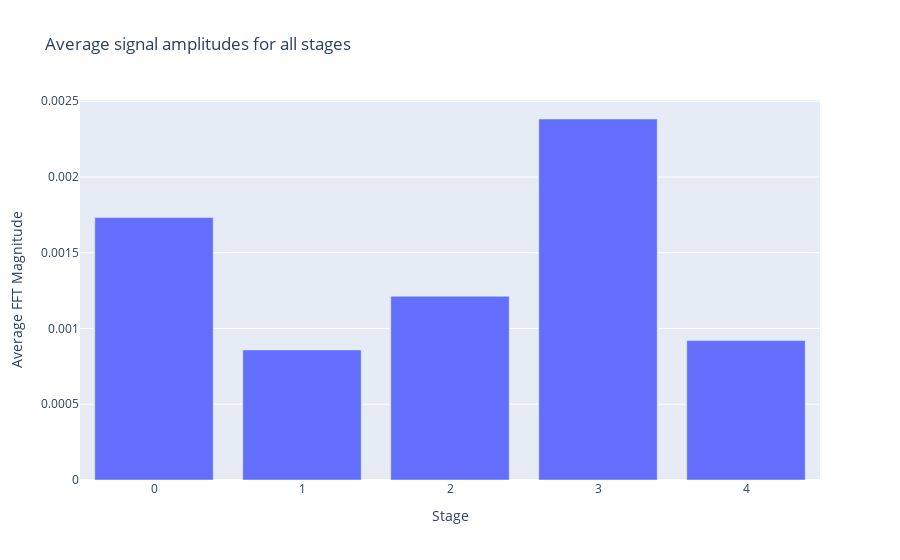

This figure's notebook cell:
### Code cell
plot_average_signal_amplitudes_of_different_stages(average_amplitudes_of_stages)

### Figure 1 — Plotly figure (JSON) as saved in the notebook; plotly's stock layout.template omitted (floating-point values rounded to 4 significant figures)
{"data": [{"type": "bar", "x": [0, 1, 2, 3, 4], "y": [0.001732, 0.0008587, 0.001213, 0.002383, 0.0009204]}], "layout": {"title": {"text": "Average signal amplitudes for all stages"}, "xaxis": {"title": {"text": "Stage"}}, "yaxis": {"title": {"text": "Average FFT Magnitude"}}}}
